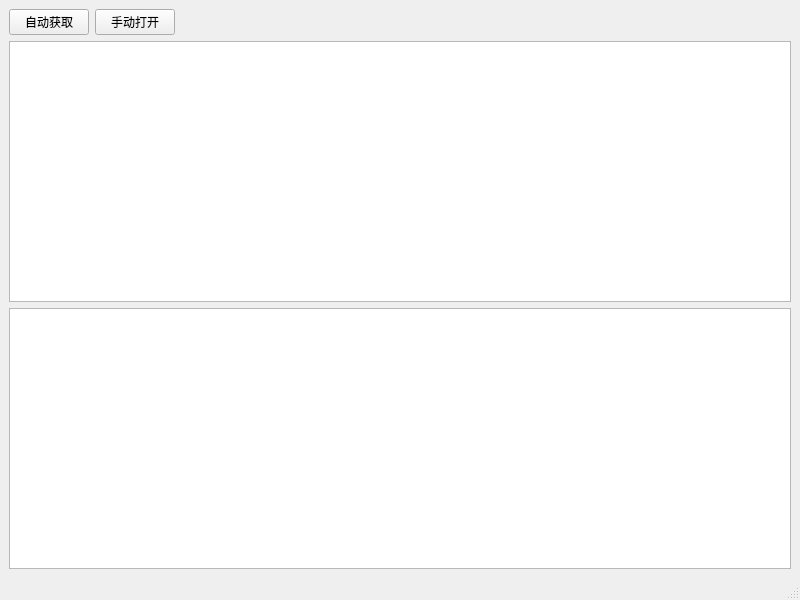
<?xml version="1.0" encoding="UTF-8"?>
<ui version="4.0">
 <class>MainWindow</class>
 <widget class="QMainWindow" name="MainWindow">
  <property name="geometry">
   <rect>
    <x>0</x>
    <y>0</y>
    <width>800</width>
    <height>600</height>
   </rect>
  </property>
  <property name="windowTitle">
   <string>崩铁抽卡链接获取</string>
  </property>
  <widget class="QWidget" name="centralwidget">
   <layout class="QVBoxLayout" name="verticalLayout">
    <item>
     <widget class="QWidget" name="widget" native="true">
      <layout class="QHBoxLayout" name="horizontalLayout">
       <property name="leftMargin">
        <number>0</number>
       </property>
       <property name="topMargin">
        <number>0</number>
       </property>
       <property name="rightMargin">
        <number>0</number>
       </property>
       <property name="bottomMargin">
        <number>0</number>
       </property>
       <item>
        <widget class="QPushButton" name="autoButton">
         <property name="text">
          <string>自动获取</string>
         </property>
        </widget>
       </item>
       <item>
        <widget class="QPushButton" name="pushButton">
         <property name="text">
          <string>手动打开</string>
         </property>
        </widget>
       </item>
       <item>
        <spacer name="horizontalSpacer">
         <property name="orientation">
          <enum>Qt::Horizontal</enum>
         </property>
         <property name="sizeHint" stdset="0">
          <size>
           <width>40</width>
           <height>20</height>
          </size>
         </property>
        </spacer>
       </item>
      </layout>
     </widget>
    </item>
    <item>
     <widget class="QPlainTextEdit" name="infoTextEdit"/>
    </item>
    <item>
     <widget class="QPlainTextEdit" name="plainTextEdit"/>
    </item>
   </layout>
  </widget>
  <widget class="QStatusBar" name="statusbar"/>
 </widget>
 <resources/>
 <connections/>
</ui>
